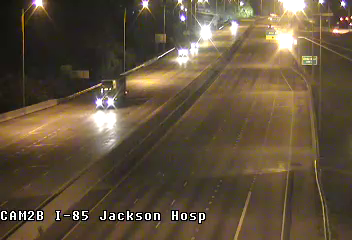
#> input picture classification/final/0-original.png, 352 x 240 px
$ python -i DrawROI.py   (imports and definitions only)   (older library calls are emulated)
#> lines starting #> are read from the running program, lines starting #| are printed output that depends on the picture; after the words box and inside, x2 and y2 are one past the last pixel; in counts of white or black regions, pixels touching at a corner belong together
#> further down, picture is the input picture: shape (240, 352, 3); mean B, G, R 60.8, 81.7, 97
import numpy as np
import cv2
import os, os.path
import glob

# [4 lines left out: function draw_poly, not called in this run]

def contours(img):
	imgray = cv2.cvtColor(img, cv2.COLOR_BGR2GRAY)
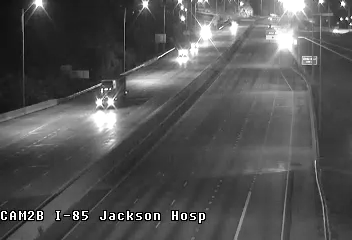
#> imgray: shape (240, 352); min 0, max 255, mean 83.8
	ret, thresh = cv2.threshold(imgray, 127, 255, 0)
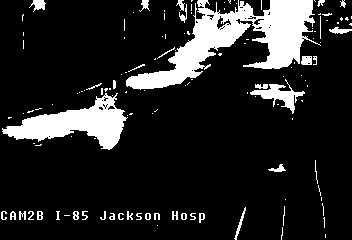
#> thresh: shape (240, 352); 14.3% white; 128 white regions (87 under 20 px)
	_, contours,_ = cv2.findContours(thresh, cv2.RETR_TREE, cv2.CHAIN_APPROX_SIMPLE)
#> contours = 178 contours, 157 with area under 20; largest, box (x1, y1, x2, y2) and area: (126, 0, 321, 90) 6192, (2, 93, 128, 150) 2985, (250, 79, 305, 114) 483, (216, 15, 232, 30) 90, (29, 0, 46, 12) 86

	return contours

# [45 lines left out: functions processed_img, hough_lines, get_latest_image, main, not called in this run]

# [2 lines not run here, left out]

>>> import cv2
>>> picture = cv2.imread('final/0-original.png')
>>> result = contours(picture)
#> result has the same summary as contours in contours
